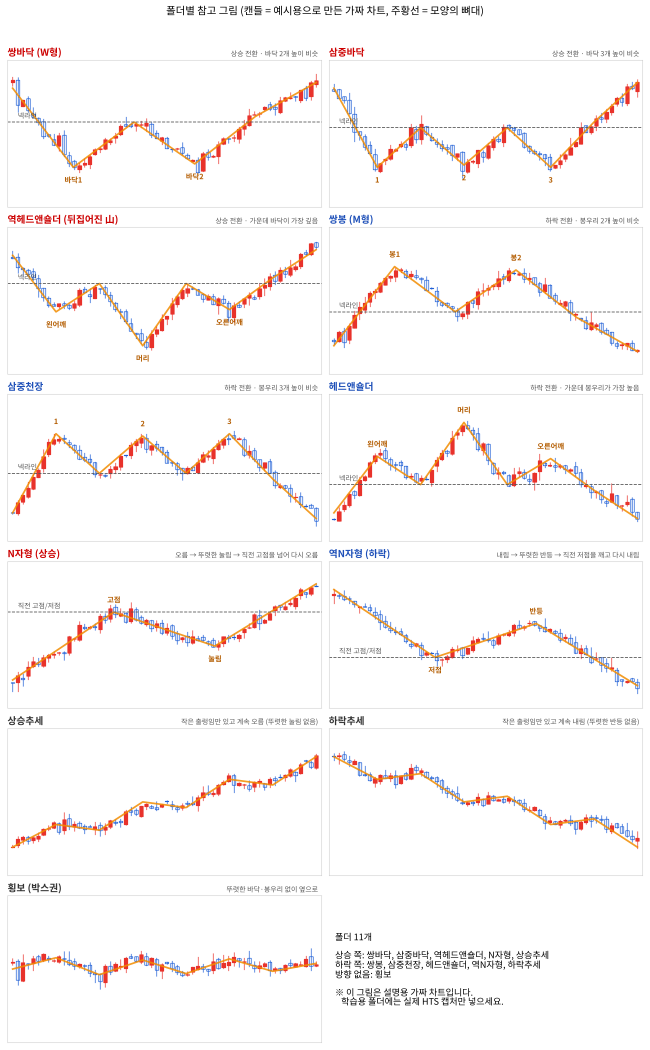
#> input picture data/학습용/패턴_참고그림.png, 1300 x 2100 px, given as the content of the folder AI이해하고 사용하기_내 업무 어디에 AI를 넣을까/MainQuest2/data/학습용/패턴_참고그림.png, which was not available (shown at 1/2 size)
$ python build.py
#> lines starting #> are read from the running program, lines starting #| are printed output that depends on the picture
#> further down, im is the input picture: PIL image 1300x2100 RGBA; mean R, G, B, A 250.1, 247.2, 246.8, 255
import glob,os,json,shutil,numpy as np
from PIL import Image
OUT="/home/claude/exp/ds"; shutil.rmtree(OUT,ignore_errors=True)
def clean(im):
    a=np.array(im.convert("RGB")).astype(int); r,g,b=a[...,0],a[...,1],a[...,2]
    red=(r>170)&(g<140)&(b<140); blue=(b>150)&(r<130)&(g<190)
    c=np.full_like(a,255); c[red]=a[red]; c[blue]=a[blue]
    ys,xs=np.where(red|blue)
    if len(ys): c=c[max(0,ys.min()-4):ys.max()+5, max(0,xs.min()-2):xs.max()+3]
    return Image.fromarray(c.astype(np.uint8))
def to32(im):
    w,h=im.size; tw=max(w,int(1.5*h)); th=max(h,int(w/1.5))
    cv=Image.new("RGB",(tw,th),"white"); cv.paste(im,((tw-w)//2,(th-h)//2)); return cv.resize((450,300),Image.LANCZOS)
#> after `cv = Image.new('RGB', (tw, th), 'white')`: cv: PIL image 2838x1892 RGB; every value is 255
#> after `cv.paste(im, ((tw - w) // 2, (th - h) // 2))`:
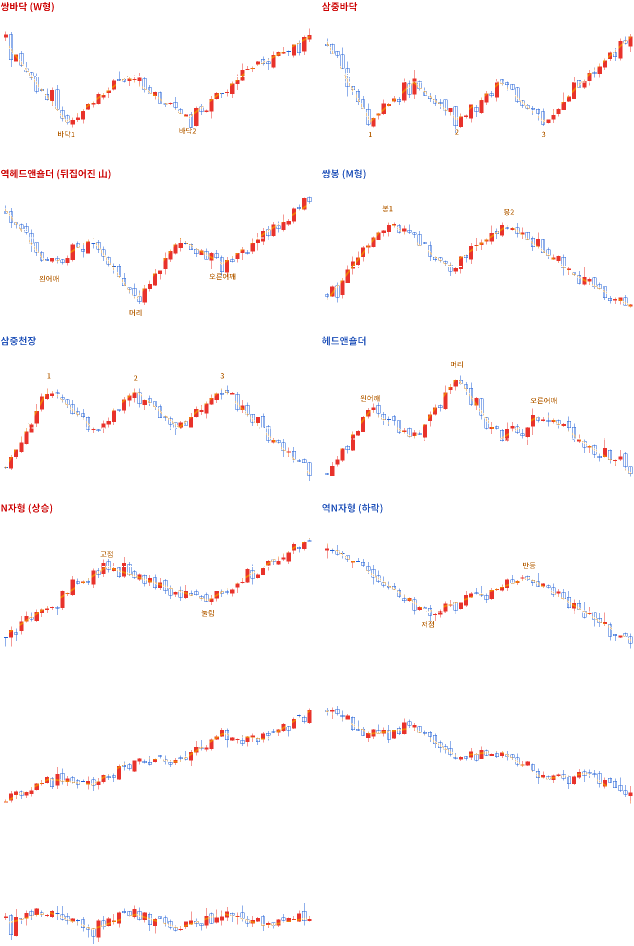
#> im: PIL image 1267x1892 RGB (shown at 1/2 size); mean R, G, B 252.9, 250.4, 250.7
#> after `cv.paste(im, ((tw - w) // 2, (th - h) // 2))`:
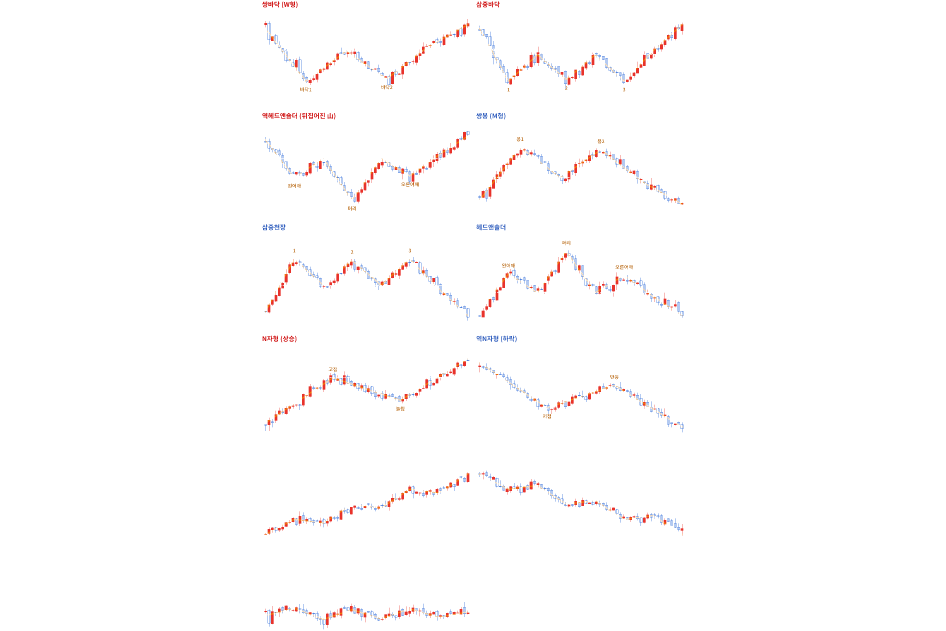
#> cv: PIL image 2838x1892 RGB (shown at 1/3 size); mean R, G, B 254.1, 252.9, 253.1
#> after `return cv.resize((450, 300), Image.LANCZOS)`:
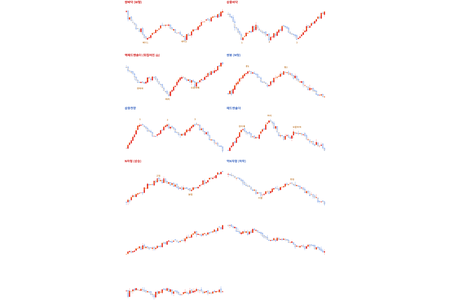
#> returned value: PIL image 450x300 RGB; mean R, G, B 254, 252.8, 252.9
items=[]
for f in sorted(glob.glob("/home/claude/auto/out/*/*.png")):
    c=f.split("/")[-2]; g=f.split("원본")[-1][:2]; items.append((f,c,"src"+g,False))
man="/mnt/user-data/uploads/3-8.AI이해하고 사용하기_내 업무 어디에 AI를 넣을까/MainQuest2/data/학습용"
for c in [x for x in os.listdir(man) if x!="없음"]:
    for f in sorted(glob.glob(f"{man}/{c}/*.png")):
        if "원본" in f: continue
        items.append((f,c,"man_"+c+"_"+os.path.basename(f),True))
meta=[]
for k,(f,c,g,m) in enumerate(items):
    im=Image.open(f); im=to32(clean(im) if m else im)
    os.makedirs(f"{OUT}/{c}",exist_ok=True); p=f"{OUT}/{c}/{k:03d}.png"; im.save(p)
    meta.append(dict(path=p,cls=c,group=g,manual=m,orig=f))
json.dump(meta,open("/home/claude/exp/meta.json","w"),ensure_ascii=False,indent=1)
from collections import Counter; print(len(meta),Counter(x['cls'] for x in meta))
